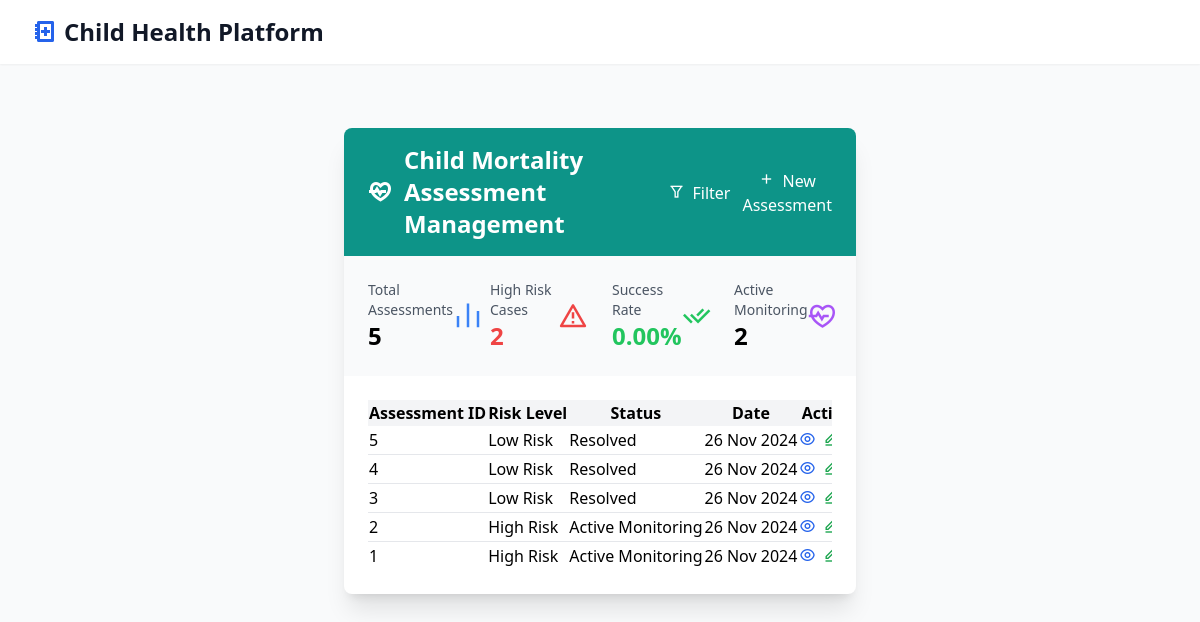
The page /dashboard/assessments/ (signed in) on the database as committed earlier.
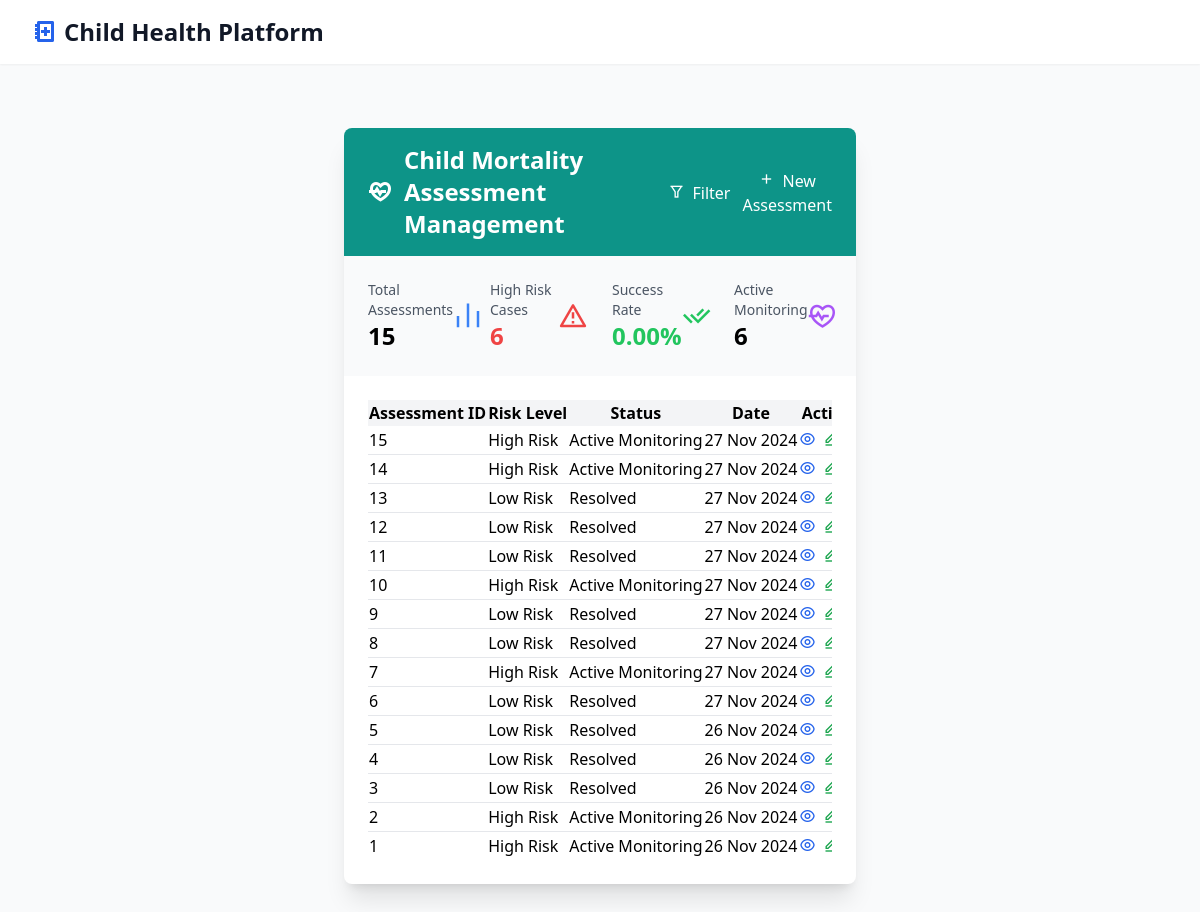
The same page on the database as committed later.
### dashboard/models.py (models this page shows, shortened)
class ChildMortalityAssessment(models.Model):
    user = models.ForeignKey(User, on_delete=models.CASCADE)
    risk_prediction = models.IntegerField(
        validators=[MinValueValidator(0), MaxValueValidator(1)],
        help_text="0 for low risk, 1 for high risk"
    )
    assessment_date = models.DateTimeField(auto_now_add=True)
    status = models.CharField(max_length=20, choices=[
        ('active', 'Active Monitoring'),
        ('resolved', 'Resolved'),
        ('closed', 'Closed')
    ], default='active')
    intervention_outcome = models.CharField(max_length=20, choices=[
        ('successful', 'Successful'),
        ('ongoing', 'Ongoing'),
        ('unsuccessful', 'Unsuccessful')
    ], null=True, blank=True)
    class Meta:
        verbose_name_plural = "Child Mortality Assessments"

### dashboard/views.py (the view)
# urls.py: path('assessments/', views.assessments_management, name='assessments_management'),
@login_required
def assessments_management(request):
    total_assessments = ChildMortalityAssessment.objects.count()
    high_risk_cases = ChildMortalityAssessment.objects.filter(risk_prediction=1).count()
    active_monitoring = ChildMortalityAssessment.objects.filter(status='active').count()
    successful_interventions = ChildMortalityAssessment.objects.filter(
        risk_prediction=1,
        intervention_outcome='successful'
    ).count()
    success_rate = (successful_interventions / high_risk_cases * 100) if high_risk_cases > 0 else 0
    assessments = ChildMortalityAssessment.objects.filter(user=request.user).order_by('-assessment_date')
    context = {
        'total_assessments': total_assessments,
        'high_risk_cases': high_risk_cases,
        'active_monitoring': active_monitoring,
        'success_rate': success_rate,
        'assessments': assessments,
        'form': MortalityPredictionForm(),
    }
    return render(request, 'dashboard/assessments_management.html', context)

### dashboard/templates/dashboard/assessments_management.html (shortened to what this page needs)
{% extends "dashboard/base.html" %}
{% load static %}
{% block content %}
<div class="container mx-auto px-4 py-8">
    <div class="bg-white shadow-xl rounded-lg overflow-hidden">
        <div class="bg-teal-600 text-white px-6 py-4 flex justify-between items-center">
            <h1 class="text-2xl font-bold flex items-center">
                <i class="ri-heart-pulse-line mr-3"></i>
                Child Mortality Assessment Management
            </h1>
            <div class="flex space-x-3">
                <button id="filterButton" class="btn btn-white">
                    <i class="ri-filter-line mr-2"></i>Filter
                </button>
                <button id="newAssessmentButton" class="btn btn-green">
                    <i class="ri-add-line mr-2"></i>New Assessment
                </button>
            </div>
        </div>
        <div class="grid grid-cols-1 md:grid-cols-4 gap-6 p-6 bg-gray-50">
            <div class="stat-card">
                <div class="flex items-center justify-between">
                    <div>
                        <p class="text-sm font-medium text-gray-600">Total Assessments</p>
                        <p class="text-2xl font-bold">{{ total_assessments }}</p>
                    </div>
                    <i class="ri-bar-chart-line text-3xl text-blue-500"></i>
                </div>
            </div>
            <div class="stat-card">
                <div class="flex items-center justify-between">
                    <div>
                        <p class="text-sm font-medium text-gray-600">High Risk Cases</p>
                        <p class="text-2xl font-bold text-red-500">{{ high_risk_cases }}</p>
                    </div>
                    <i class="ri-alert-line text-3xl text-red-500"></i>
                </div>
            </div>
            <div class="stat-card">
                <div class="flex items-center justify-between">
                    <div>
                        <p class="text-sm font-medium text-gray-600">Success Rate</p>
                        <p class="text-2xl font-bold text-green-500">{{ success_rate|floatformat:2 }}%</p>
                    </div>
                    <i class="ri-check-double-line text-3xl text-green-500"></i>
                </div>
            </div>
            <div class="stat-card">
                <div class="flex items-center justify-between">
                    <div>
                        <p class="text-sm font-medium text-gray-600">Active Monitoring</p>
                        <p class="text-2xl font-bold">{{ active_monitoring }}</p>
                    </div>
                    <i class="ri-heart-pulse-line text-3xl text-purple-500"></i>
                </div>
            </div>
        </div>
        <div class="p-6">
            <div class="overflow-x-auto">
                <table class="w-full whitespace-nowrap">
                    <thead class="bg-gray-100">
                        <tr>
                            <th class="table-header">Assessment ID</th>
                            <th class="table-header">Risk Level</th>
                            <th class="table-header">Status</th>
                            <th class="table-header">Date</th>
                            <th class="table-header">Actions</th>
                        </tr>
                    </thead>
                    <tbody class="bg-white divide-y divide-gray-200">
                        {% for assessment in assessments %}
                        <tr class="hover:bg-gray-50 transition">
                            <td class="table-cell">{{ assessment.id }}</td>
                            <td class="table-cell">
                                <span
                                    class="badge {% if assessment.risk_prediction == 1 %}badge-red{% else %}badge-green{% endif %}">
                                    {% if assessment.risk_prediction == 1 %}High Risk{% else %}Low Risk{% endif %}
                                </span>
                            </td>
                            <td class="table-cell">
                                <span class="badge
                                    {% if assessment.status == 'active' %}badge-yellow
                                    {% elif assessment.status == 'resolved' %}badge-green
                                    {% else %}badge-gray{% endif %}">
                                    {{ assessment.get_status_display }}
                                </span>
                            </td>
                            <td class="table-cell">{{ assessment.assessment_date|date:"d M Y" }}</td>
                            <td class="table-cell">
                                <div class="flex space-x-2">
                                    <a href="{% url 'assessment_details' assessment.id %}"
                                        class="text-blue-600 hover:text-blue-900 transition">
                                        <i class="ri-eye-line"></i>
                                    </a>
                                    <button data-edit-assessment="{{ assessment.id }}"
                                        class="text-green-600 hover:text-green-900 transition">
                                        <i class="ri-edit-line"></i>
                                    </button>
                                </div>
                            </td>
                        </tr>
                        {% endfor %}
                    </tbody>
                </table>
            </div>
        </div>
    </div>
</div>
{% endblock %}

### dashboard/templates/dashboard/base.html (shortened to what this page needs)
<!DOCTYPE html>
<html lang="en">
<head>
    <script src="https://cdn.tailwindcss.com"></script>
    <link href="https://cdn.jsdelivr.net/npm/remixicon@2.5.0/fonts/remixicon.css" rel="stylesheet">
</head>
<body class="bg-gray-50 font-sans antialiased">
    <nav class="bg-white shadow-sm">
        <div class="max-w-7xl mx-auto px-4 sm:px-6 lg:px-8">
            <div class="flex justify-between h-16">
                <div class="flex">
                    <div class="flex-shrink-0 flex items-center">
                        <a href="{% url 'dashboard' %}"
                            class="flex items-center text-2xl font-bold text-gray-900 hover:text-blue-700 transition duration-300">
                            <i class="ri-health-book-line mr-2 text-blue-600"></i>
                            Child Health Platform
                        </a>
                    </div>
                </div>
            </div>
        </div>
    </nav>
    <main class="container mx-auto px-4 py-8 max-w-xl">
        {% block content %}{% endblock %}
    </main>
</body>
</html>

### dashboard/templates/dashboard/base.html (style rules this page uses)
:root { --primary-color: #2c3e50; --secondary-color: #3498db; --accent-color: #e74c3c; --background-color: #f4f6f7; }

Rows that differ between the two databases and show on the page:
added ChildMortalityAssessment: id "15", risk_prediction "High Risk", status "Active Monitoring", assessment_date "27 Nov 2024"
added ChildMortalityAssessment: id "14", risk_prediction "High Risk", status "Active Monitoring", assessment_date "27 Nov 2024"
added ChildMortalityAssessment: id "13", risk_prediction "Low Risk", status "Resolved", assessment_date "27 Nov 2024"
added ChildMortalityAssessment: id "12", risk_prediction "Low Risk", status "Resolved", assessment_date "27 Nov 2024"
added ChildMortalityAssessment: id "11", risk_prediction "Low Risk", status "Resolved", assessment_date "27 Nov 2024"
added ChildMortalityAssessment: id "10", risk_prediction "High Risk", status "Active Monitoring", assessment_date "27 Nov 2024"
added ChildMortalityAssessment: id "9", risk_prediction "Low Risk", status "Resolved", assessment_date "27 Nov 2024"
added ChildMortalityAssessment: id "8", risk_prediction "Low Risk", status "Resolved", assessment_date "27 Nov 2024"
added ChildMortalityAssessment: id "7", risk_prediction "High Risk", status "Active Monitoring", assessment_date "27 Nov 2024"
added ChildMortalityAssessment: id "6", risk_prediction "Low Risk", status "Resolved", assessment_date "27 Nov 2024"
Other text that changed with them:
{{ total_assessments }}: "5" → "15"
{{ high_risk_cases }}: "2" → "6"
{{ active_monitoring }}: "2" → "6"
